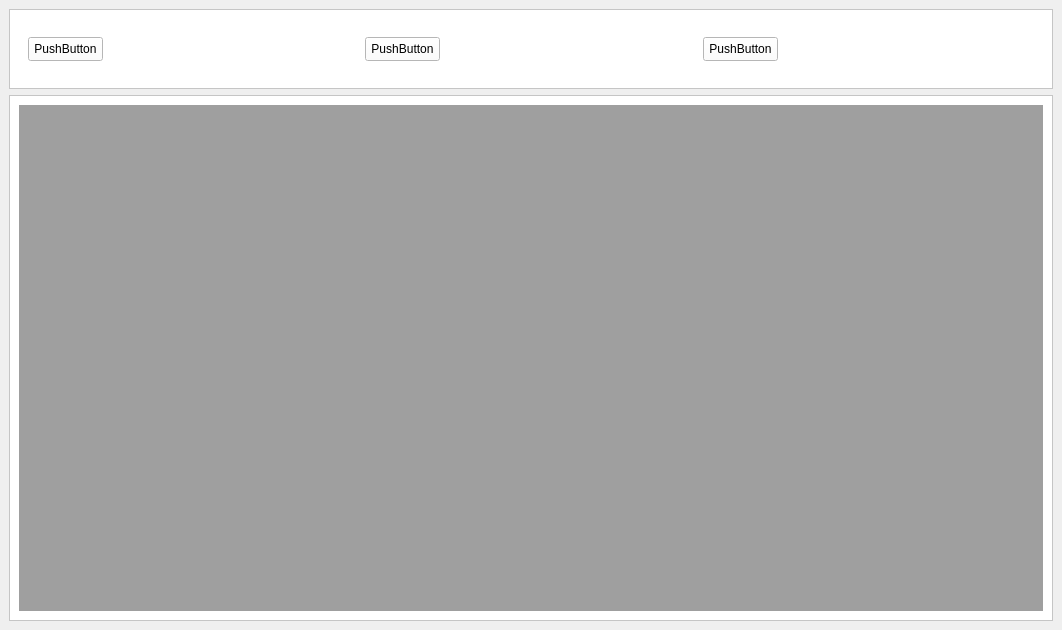
<?xml version="1.0" encoding="UTF-8"?>
<ui version="4.0">
 <class>MainWindow</class>
 <widget class="QMainWindow" name="MainWindow">
  <property name="geometry">
   <rect>
    <x>0</x>
    <y>0</y>
    <width>1030</width>
    <height>630</height>
   </rect>
  </property>
  <property name="windowTitle">
   <string>MainWindow</string>
  </property>
  <widget class="QWidget" name="centralwidget">
   <layout class="QVBoxLayout" name="verticalLayout">
    <item>
     <widget class="QFrame" name="frame">
      <property name="minimumSize">
       <size>
        <width>1044</width>
        <height>80</height>
       </size>
      </property>
      <property name="maximumSize">
       <size>
        <width>1044</width>
        <height>80</height>
       </size>
      </property>
      <property name="styleSheet">
       <string notr="true">background-color: rgb(255, 255, 255);</string>
      </property>
      <property name="frameShape">
       <enum>QFrame::StyledPanel</enum>
      </property>
      <property name="frameShadow">
       <enum>QFrame::Raised</enum>
      </property>
      <layout class="QHBoxLayout" name="horizontalLayout">
       <item>
        <widget class="QStackedWidget" name="stackedWidget">
         <property name="minimumSize">
          <size>
           <width>1024</width>
           <height>60</height>
          </size>
         </property>
         <property name="maximumSize">
          <size>
           <width>1024</width>
           <height>60</height>
          </size>
         </property>
         <property name="styleSheet">
          <string notr="true">background-color: rgb(255, 255, 255);</string>
         </property>
         <widget class="QWidget" name="page">
          <widget class="QPushButton" name="pushButton">
           <property name="geometry">
            <rect>
             <x>9</x>
             <y>18</y>
             <width>75</width>
             <height>24</height>
            </rect>
           </property>
           <property name="text">
            <string>PushButton</string>
           </property>
          </widget>
          <widget class="QPushButton" name="pushButton_2">
           <property name="geometry">
            <rect>
             <x>346</x>
             <y>18</y>
             <width>75</width>
             <height>24</height>
            </rect>
           </property>
           <property name="text">
            <string>PushButton</string>
           </property>
          </widget>
          <widget class="QPushButton" name="pushButton_3">
           <property name="geometry">
            <rect>
             <x>684</x>
             <y>18</y>
             <width>75</width>
             <height>24</height>
            </rect>
           </property>
           <property name="text">
            <string>PushButton</string>
           </property>
          </widget>
         </widget>
         <widget class="QWidget" name="page_2"/>
        </widget>
       </item>
      </layout>
     </widget>
    </item>
    <item>
     <widget class="QFrame" name="frame_2">
      <property name="styleSheet">
       <string notr="true">background-color: rgb(255, 255, 255);</string>
      </property>
      <property name="frameShape">
       <enum>QFrame::StyledPanel</enum>
      </property>
      <property name="frameShadow">
       <enum>QFrame::Raised</enum>
      </property>
      <layout class="QHBoxLayout" name="horizontalLayout_2">
       <item>
        <widget class="QMdiArea" name="mdiArea">
         <widget class="QWidget" name="subwindow">
          <property name="windowTitle">
           <string>Subwindow</string>
          </property>
          <widget class="QLabel" name="label">
           <property name="geometry">
            <rect>
             <x>220</x>
             <y>30</y>
             <width>281</width>
             <height>151</height>
            </rect>
           </property>
           <property name="font">
            <font>
             <pointsize>36</pointsize>
            </font>
           </property>
           <property name="text">
            <string>CADASTRO</string>
           </property>
          </widget>
         </widget>
         <widget class="QWidget" name="subwindow_2">
          <property name="windowTitle">
           <string>Subwindow</string>
          </property>
          <widget class="QLabel" name="label_2">
           <property name="geometry">
            <rect>
             <x>200</x>
             <y>70</y>
             <width>281</width>
             <height>151</height>
            </rect>
           </property>
           <property name="font">
            <font>
             <pointsize>36</pointsize>
            </font>
           </property>
           <property name="text">
            <string>consulta</string>
           </property>
          </widget>
         </widget>
        </widget>
       </item>
      </layout>
     </widget>
    </item>
   </layout>
  </widget>
 </widget>
 <resources>
  <include location="image.qrc"/>
 </resources>
 <connections/>
</ui>
